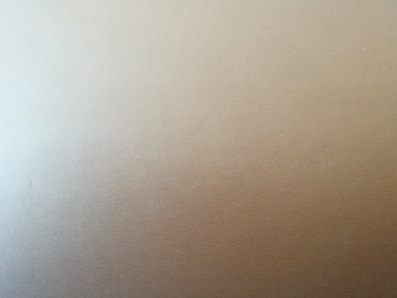
#> input picture Moudel10/Haralick/testing/IMG_20180127_104828.jpg, 397 x 298 px
$ python Threshold2.py --image ../Moudel10/Haralick/testing/IMG_20180127_104828.jpg   (Python 2 division)
#> lines starting #> are read from the running program, lines starting #| are printed output that depends on the picture; after the words box and inside, x2 and y2 are one past the last pixel; in counts of white or black regions, pixels touching at a corner belong together
#coding=utf-8
import argparse
import cv2

ap = argparse.ArgumentParser()
ap.add_argument("-i", "--image", required = True, help = "Path to the image")
args = vars(ap.parse_args())

image = cv2.imread(args["image"])
#> image is the input picture: shape (298, 397, 3); mean B, G, R 145.3, 159.2, 169.4
gray = cv2.cvtColor(image, cv2.COLOR_BGR2GRAY)
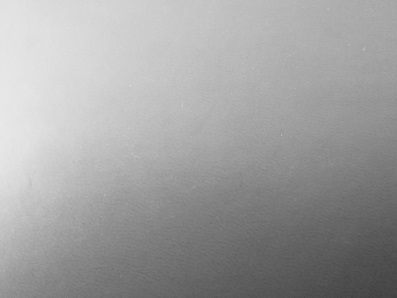
#> gray: shape (298, 397); min 65, max 233, mean 160.7
blurred = cv2.GaussianBlur(gray, (7, 7), 0)
cv2.imshow("Image", image)

(T, threshInv) = cv2.threshold(blurred, 0, 255, cv2.THRESH_BINARY_INV | cv2.THRESH_OTSU)
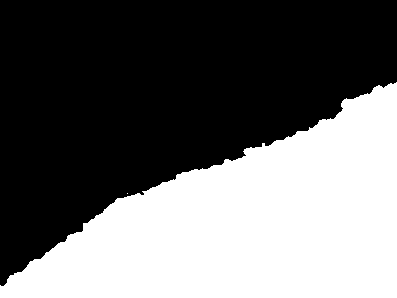
#> threshInv: shape (298, 397); 41.6% white; 2 white regions (1 under 20 px), largest, box (x1, y1, x2, y2) and area: (0, 82, 397, 298) 49186
#> T = 154
cv2.imshow("ThreshInv", threshInv)
print "Otsu's thresholding value:{}".format(T)
#| Otsu's thresholding value:154.0

cv2.imshow("Output", cv2.bitwise_and(image, image, mask = threshInv))
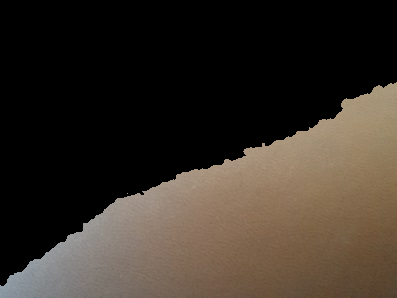
#> window 'Output': shape (298, 397, 3); mean B, G, R 39.9, 48.2, 56.4
cv2.waitKey(0)

$ run again, on Moudel10/Haralick/testing/lattice_05.jpg
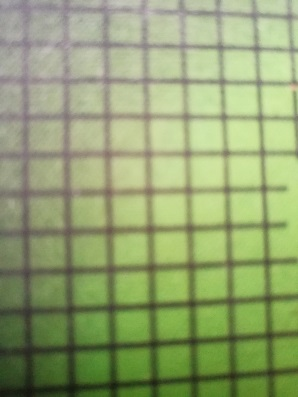
#> input picture Moudel10/Haralick/testing/lattice_05.jpg, 298 x 397 px
#> image is the input picture: shape (397, 298, 3); mean B, G, R 113.1, 162.3, 146.6
#> `(T, threshInv) = cv2.threshold(blurred, 0, 255, cv2.THRESH_BINARY_INV ..`:
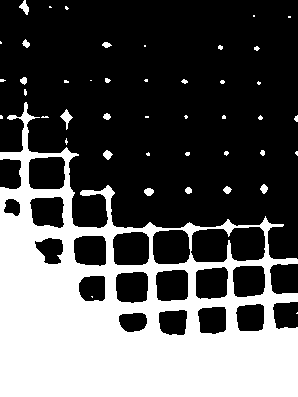
#> threshInv: shape (397, 298); 34.3% white; 44 white regions (27 under 20 px), largest, box (x1, y1, x2, y2) and area: (0, 102, 298, 397) 39593, (60, 109, 73, 130) 104, (19, 0, 29, 15) 77
#> T = 140
#| Otsu's thresholding value:140.0
#> `cv2.imshow("Output", cv2.bitwise_and(image, image, mask = threshInv))`:
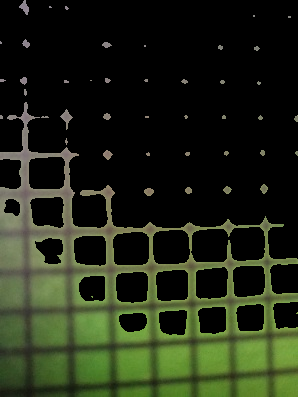
#> window 'Output': shape (397, 298, 3); mean B, G, R 22, 39.7, 32.9
